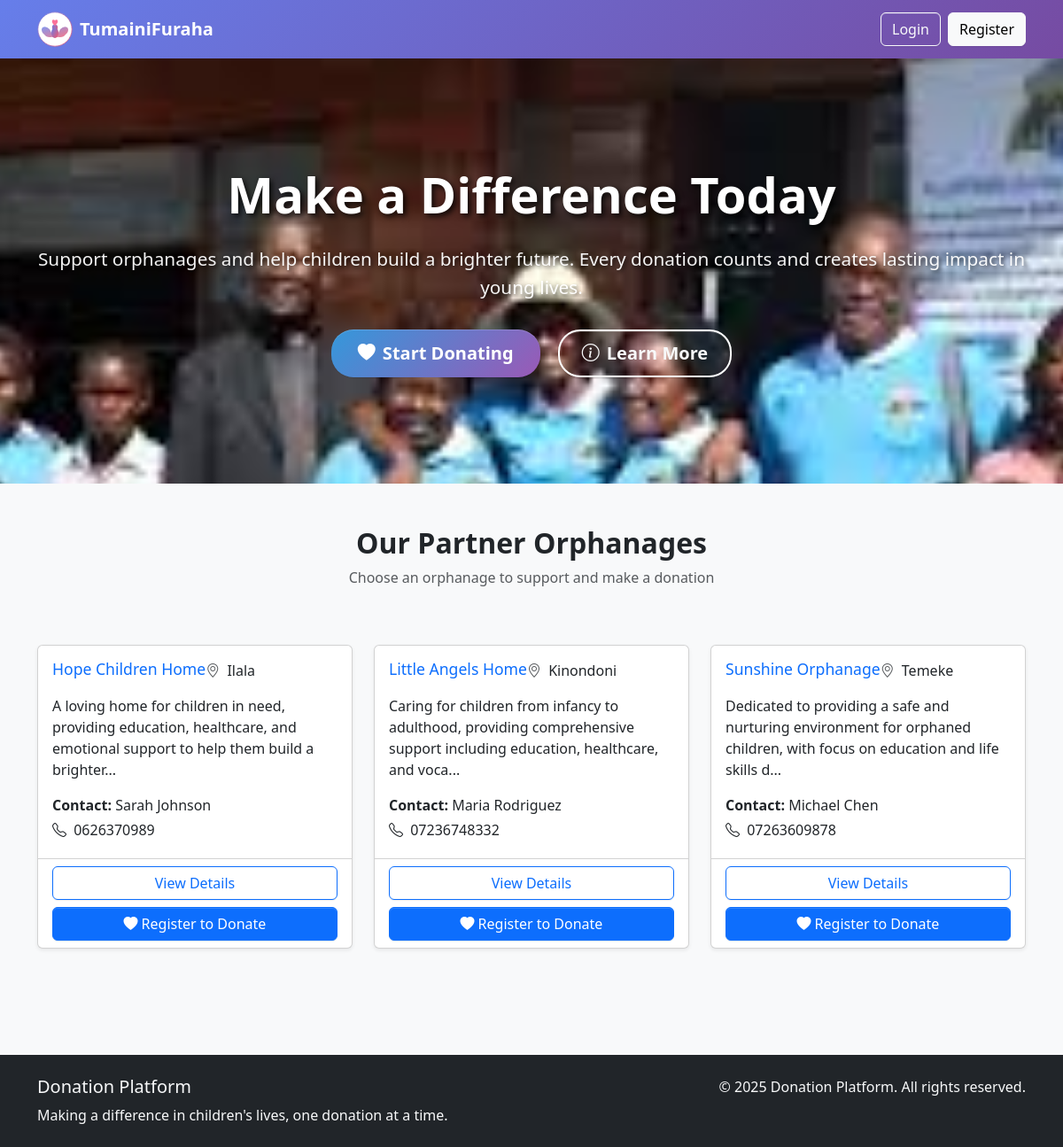
The page / on the database its author committed.
### tables this page shows
CREATE TABLE `orphanages` (
  `id` int NOT NULL,
  `name` varchar(255) NOT NULL,
  `location` varchar(255) NOT NULL,
  `description` text NOT NULL,
  `contact_person` varchar(255) NOT NULL,
  `contact_phone` varchar(20) NOT NULL,
  `contact_email` varchar(255) NOT NULL,
  `bank_account` varchar(255) DEFAULT NULL,
  `image` varchar(255) DEFAULT NULL,
  `status` enum('active','inactive') NOT NULL DEFAULT 'active',
  `created_at` timestamp NOT NULL DEFAULT CURRENT_TIMESTAMP,
  `updated_at` timestamp NULL DEFAULT NULL ON UPDATE CURRENT_TIMESTAMP,
  PRIMARY KEY (`id`)
);

### index.php (the view, shortened to what this page needs)
<?php
include 'dist/includes/connection.php';
?>
<!doctype html>
<html lang="en">
  <head>
    <link
      rel="stylesheet"
      href="https://cdn.jsdelivr.net/npm/@fontsource/source-sans-3@5.0.12/index.css"
    />
    <link
      rel="stylesheet"
      href="https://cdn.jsdelivr.net/npm/bootstrap-icons@1.11.3/font/bootstrap-icons.min.css"
    />
    <link rel="stylesheet" href="dist/css/adminlte.css" />
  </head>
  <body class="bg-light">
    <nav class="navbar navbar-expand-lg navbar-dark" style="background: linear-gradient(135deg, #667eea 0%, #764ba2 100%);">
      <div class="container">
        <a class="navbar-brand fw-bold d-flex align-items-center" href="index.php">
          <img src="dist/images/logo-simple.svg" alt="TumainiFuraha Logo" width="40" height="40" class="me-2">
          <span>TumainiFuraha</span>
        </a>
        <div class="navbar-nav ms-auto">
          <?php if(isset($_SESSION['user_id'])): ?>
            <span class="navbar-text me-3">Welcome, <?= $_SESSION['username'] ?>!</span>
            <?php if($_SESSION['role'] == 'admin'): ?>
              <a href="dist/pages/index.php" class="btn btn-outline-light me-2">Admin Dashboard</a>
            <?php else: ?>
              <a href="dist/pages/donor/index.php" class="btn btn-outline-light me-2">My Dashboard</a>
            <?php endif; ?>
            <form action="dist/includes/auth.php" method="post" class="d-inline">
              <button type="submit" name="logout" class="btn btn-outline-light">Logout</button>
            </form>
          <?php else: ?>
            <a href="login.php" class="btn btn-outline-light me-2">Login</a>
            <a href="register.php" class="btn btn-light">Register</a>
          <?php endif; ?>
        </div>
      </div>
    </nav>
    <section class="hero-section text-center">
      <div class="container">
        <div class="hero-content">
          <h1 class="hero-title">Make a Difference Today</h1>
          <p class="hero-subtitle">Support orphanages and help children build a brighter future. Every donation counts and creates lasting impact in young lives.</p>
          <div class="mt-4">
            <a href="#orphanages" class="btn btn-primary btn-lg me-3" style="background: linear-gradient(135deg, #3498db, #9b59b6); border: none; border-radius: 25px; padding: 12px 30px; font-weight: 600; text-shadow: none;">
              <i class="bi bi-heart-fill me-2"></i>Start Donating
            </a>
            <a href="#about" class="btn btn-outline-light btn-lg" style="border: 2px solid white; border-radius: 25px; padding: 10px 25px; font-weight: 600; text-shadow: none;">
              <i class="bi bi-info-circle me-2"></i>Learn More
            </a>
          </div>
        </div>
      </div>
    </section>
    <section class="py-5">
      <div class="container">
        <div class="row">
          <div class="col-12 text-center mb-5">
            <h2 class="fw-bold">Our Partner Orphanages</h2>
            <p class="text-muted">Choose an orphanage to support and make a donation</p>
          </div>
        </div>
        <div class="row">
          <?php
            $sql = "SELECT * FROM orphanages WHERE status = 'active' ORDER BY name";
            $result = mysqli_query($db, $sql);
            if (mysqli_num_rows($result) > 0) {
              while($orphanage = mysqli_fetch_assoc($result)) {
          ?>
          <div class="col-lg-4 col-md-6 mb-4">
            <div class="card orphanage-card h-100 shadow-sm">
              <div class="card-body">
                <h5 class="card-title text-primary"><?= htmlspecialchars($orphanage['name']) ?></h5>
                <p class="card-text">
                  <i class="bi bi-geo-alt text-muted me-1"></i>
                  <?= htmlspecialchars($orphanage['location']) ?>
                </p>
                <p class="card-text"><?= htmlspecialchars(substr($orphanage['description'], 0, 120)) ?>...</p>
                <div class="mt-3">
                  <p class="mb-1"><strong>Contact:</strong> <?= htmlspecialchars($orphanage['contact_person']) ?></p>
                  <p class="mb-1"><i class="bi bi-telephone me-1"></i> <?= htmlspecialchars($orphanage['contact_phone']) ?></p>
                </div>
              </div>
              <div class="card-footer bg-transparent">
                <div class="d-grid gap-2">
                  <a href="orphanage-details.php?id=<?= $orphanage['id'] ?>" class="btn btn-outline-primary">View Details</a>
                  <?php if(isset($_SESSION['user_id'])): ?>
                    <a href="make-donation.php?orphanage_id=<?= $orphanage['id'] ?>" class="btn btn-primary">
                      <i class="bi bi-heart-fill me-1"></i>Donate Now
                    </a>
                  <?php else: ?>
                    <a href="register.php?redirect=make-donation.php?orphanage_id=<?= $orphanage['id'] ?>" class="btn btn-primary">
                      <i class="bi bi-heart-fill me-1"></i>Register to Donate
                    </a>
                  <?php endif; ?>
                </div>
              </div>
            </div>
          </div>
          <?php
              }
          } ?>
        </div>
      </div>
    </section>
    <footer class="bg-dark text-light py-4 mt-5">
      <div class="container">
        <div class="row">
          <div class="col-md-6">
            <h5>Donation Platform</h5>
            <p class="mb-0">Making a difference in children's lives, one donation at a time.</p>
          </div>
          <div class="col-md-6 text-md-end">
            <p class="mb-0">&copy; 2025 Donation Platform. All rights reserved.</p>
          </div>
        </div>
      </div>
    </footer>
  </body>
</html>

### index.php (style rules this page uses)
.orphanage-card { transition: transform 0.2s; }
.hero-section { background: url('dist/assets/images/hero_p.jpeg'); background-size: cover; background-position: center; background-repeat: no-repeat; background-attachment: fixed; color: white; padding: 6rem 0; position: relative; min-height: 60vh; display: flex; align-items: center; }
.hero-section .hero-content { position: relative; z-index: 2; text-shadow: 2px 2px 4px rgba(0, 0, 0, 0.7); }
.hero-section .hero-title { font-size: 3.5rem; font-weight: 700; margin-bottom: 1.5rem; text-shadow: 3px 3px 6px rgba(0, 0, 0, 0.8); }
.hero-section .hero-subtitle { font-size: 1.3rem; margin-bottom: 2rem; text-shadow: 2px 2px 4px rgba(0, 0, 0, 0.7); opacity: 0.95; }

### rows shown on the page
orphanages: name "Hope Children Home", location "Ilala", description "A loving home for children in need, providing education, healthcare, and emotional support to help them build a brighter", contact_person "Sarah Johnson", contact_phone "0626370989"
orphanages: name "Little Angels Home", location "Kinondoni", description "Caring for children from infancy to adulthood, providing comprehensive support including education, healthcare, and voca", contact_person "Maria Rodriguez", contact_phone "07236748332"
orphanages: name "Sunshine Orphanage", location "Temeke", description "Dedicated to providing a safe and nurturing environment for orphaned children, with focus on education and life skills d", contact_person "Michael Chen", contact_phone "07263609878"
